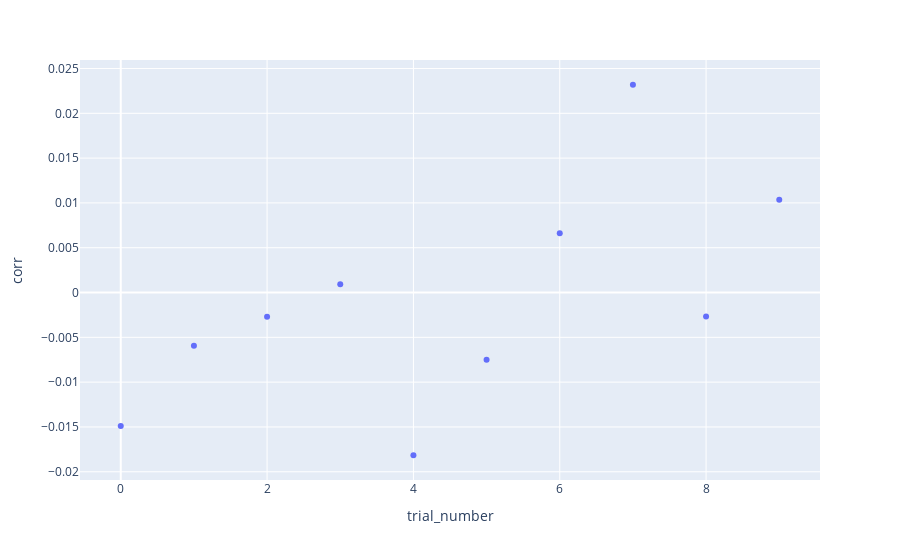

The cell this chart's notebook holds for it:
### Markdown cell above
#### Trials vs Objective Func

### Code cell
px.scatter(trials_df, x="trial_number", y="corr")

### Figure 1 — Plotly figure (JSON) as saved in the notebook; plotly's stock layout.template omitted (floating-point values rounded to 4 significant figures)
{"data": [{"hovertemplate": "trial_number=%{x}<br>corr=%{y}<extra></extra>", "legendgroup": "", "marker": {"color": "#636efa", "symbol": "circle"}, "mode": "markers", "name": "", "orientation": "v", "showlegend": false, "type": "scatter", "x": [0, 1, 2, 3, 4, 5, 6, 7, 8, 9], "xaxis": "x", "y": [-0.0149, -0.005933, -0.002716, 0.0009193, -0.01816, -0.007513, 0.00663, 0.02319, -0.00268, 0.01034], "yaxis": "y"}], "layout": {"autosize": true, "legend": {"tracegroupgap": 0}, "margin": {"t": 60}, "xaxis": {"anchor": "y", "autorange": true, "domain": [0, 1], "range": [-0.5598, 9.56], "title": {"text": "trial_number"}, "type": "linear"}, "yaxis": {"anchor": "x", "autorange": true, "domain": [0, 1], "range": [-0.02136, 0.02639], "title": {"text": "corr"}, "type": "linear"}}}
